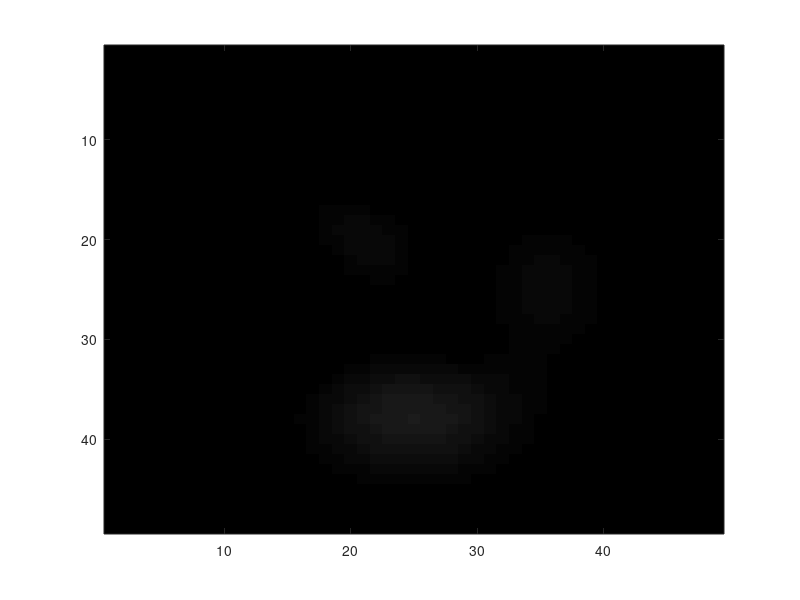

Write the MATLAB code that produced this figure.
function result = test_gray_001
result = false;
a = figure(1);
image(peaks);
colormap('gray');
drawnow;
close(a);
result = true;
